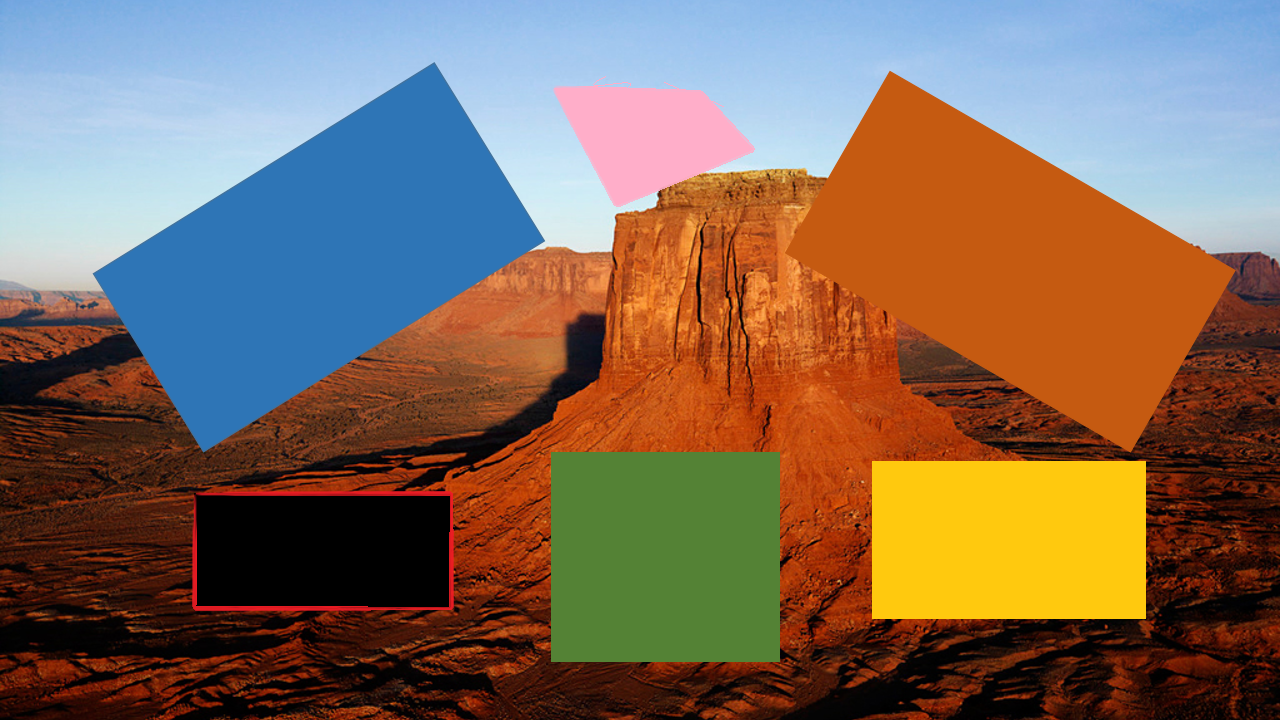
#> input picture images/Target17.bmp, 1280 x 720 px, found by its file name
$ python test5.py   (Python 2 division)   (older library calls are emulated)
#> lines starting #> are read from the running program, lines starting #| are printed output that depends on the picture; after the words box and inside, x2 and y2 are one past the last pixel; in counts of white or black regions, pixels touching at a corner belong together
# encoding: utf-8

#检测边缘
#膨胀时，图像中的物体会向周围“扩张”；腐蚀时，图像中的物体会“收缩”。由于变化区域只发生在边缘，所以这时将两幅图像相减，
#得到的就是图像中物体的边缘。

import cv2
import numpy as np

image = cv2.imread("./images/Target17.bmp",0);
#> image: shape (720, 1280); min 0, max 246, mean 109.8
#构造一个3×3的结构元素
element = cv2.getStructuringElement(cv2.MORPH_RECT,(3, 3))
dilate = cv2.dilate(image, element)
erode = cv2.erode(image, element)
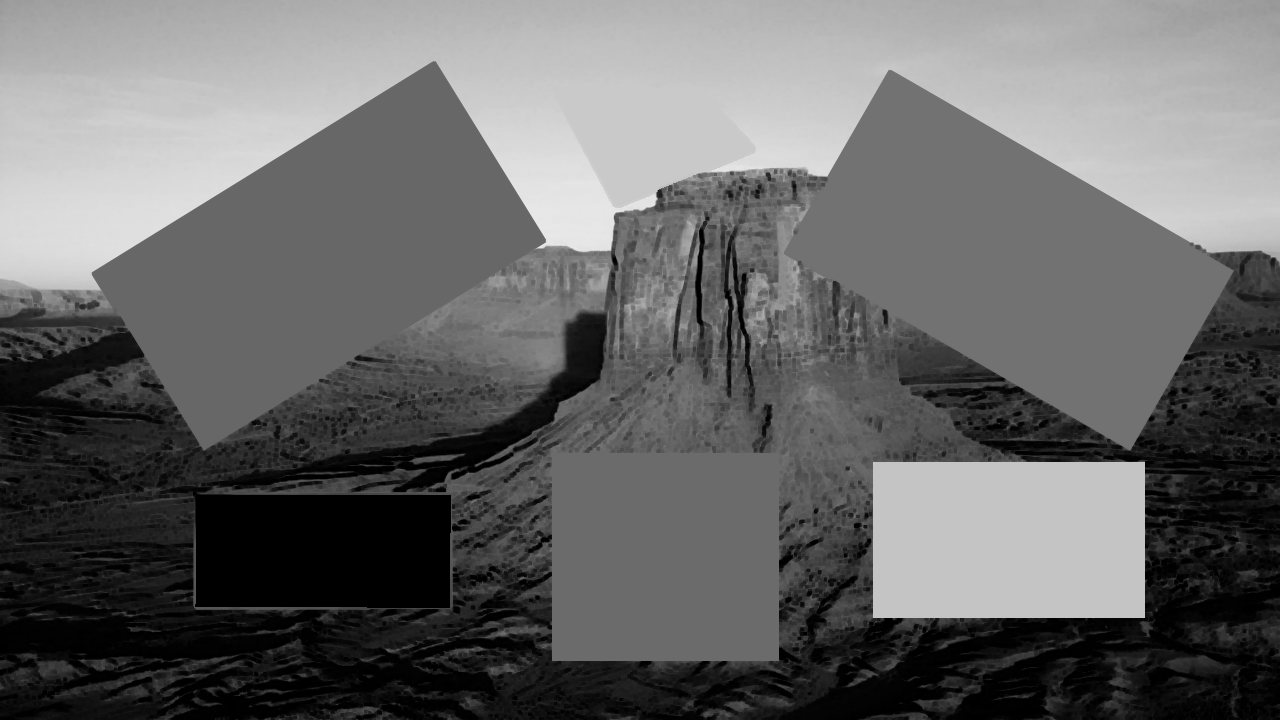
#> erode: shape (720, 1280); min 0, max 232, mean 103.8

erode1 = cv2.dilate(erode, element)
cv2.imshow("erode1",erode1);
#将两幅图像相减获得边，第一个参数是膨胀后的图像，第二个参数是腐蚀后的图像
result = cv2.absdiff(dilate,erode);
cv2.imshow("result",result);
#上面得到的结果是灰度图，将其二值化以便更清楚的观察结果
#retval, result = cv2.threshold(result, 40, 255, cv2.THRESH_BINARY);
retval, result = cv2.threshold(result,0,255, cv2.THRESH_BINARY+cv2.THRESH_OTSU)
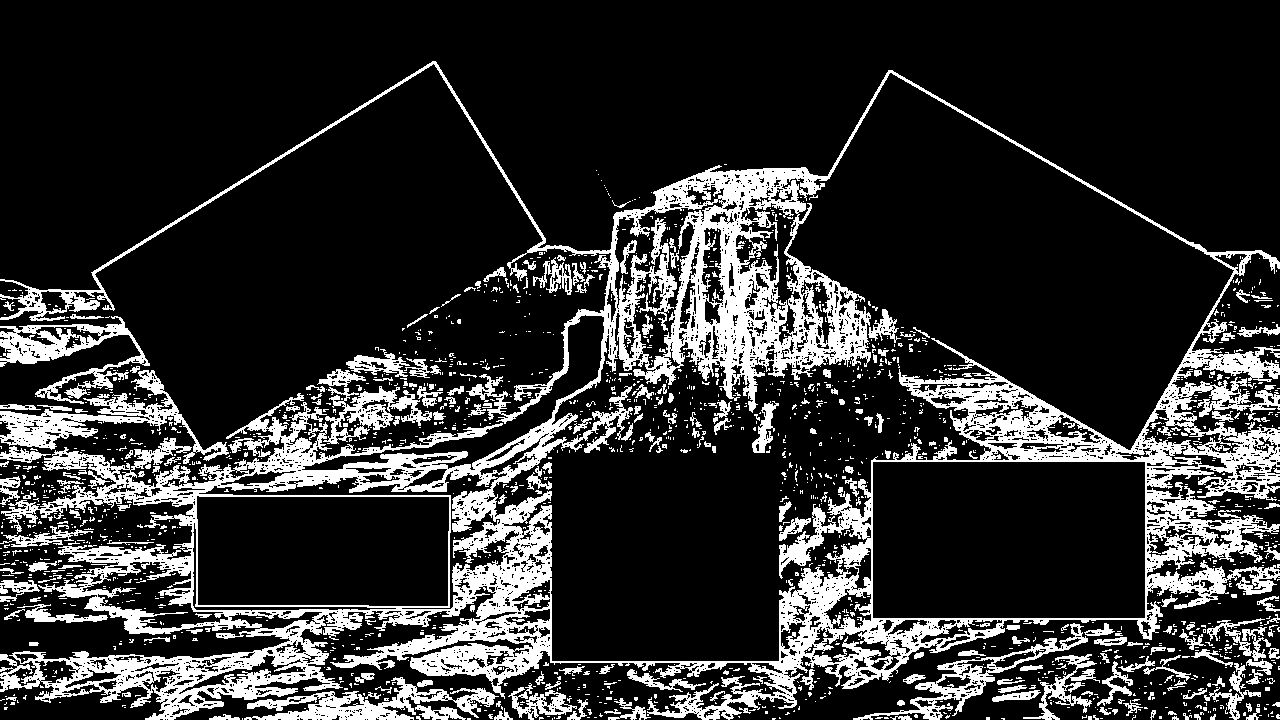
#> result: shape (720, 1280); 19% white; 1765 white regions (1514 under 20 px), largest, box (x1, y1, x2, y2) and area: (0, 61, 1280, 720) 126901, (0, 370, 229, 464) 4655, (0, 316, 150, 404) 3885
#> retval = 24
#反色，即对二值图每个像素取反
result = cv2.bitwise_not(result);
#显示图像


blur = cv2.GaussianBlur(image,(3,3),0)
cv2.imshow("blur",blur);
canny = cv2.Canny(blur,0.5,20,3)
#> canny: shape (720, 1280); 14% white in thin lines or dots
cv2.imshow("canny",canny);
blur = cv2.GaussianBlur(canny,(3,3),0)
cv2.imshow("blur2",blur);
result = cv2.GaussianBlur(result,(3,3),0)
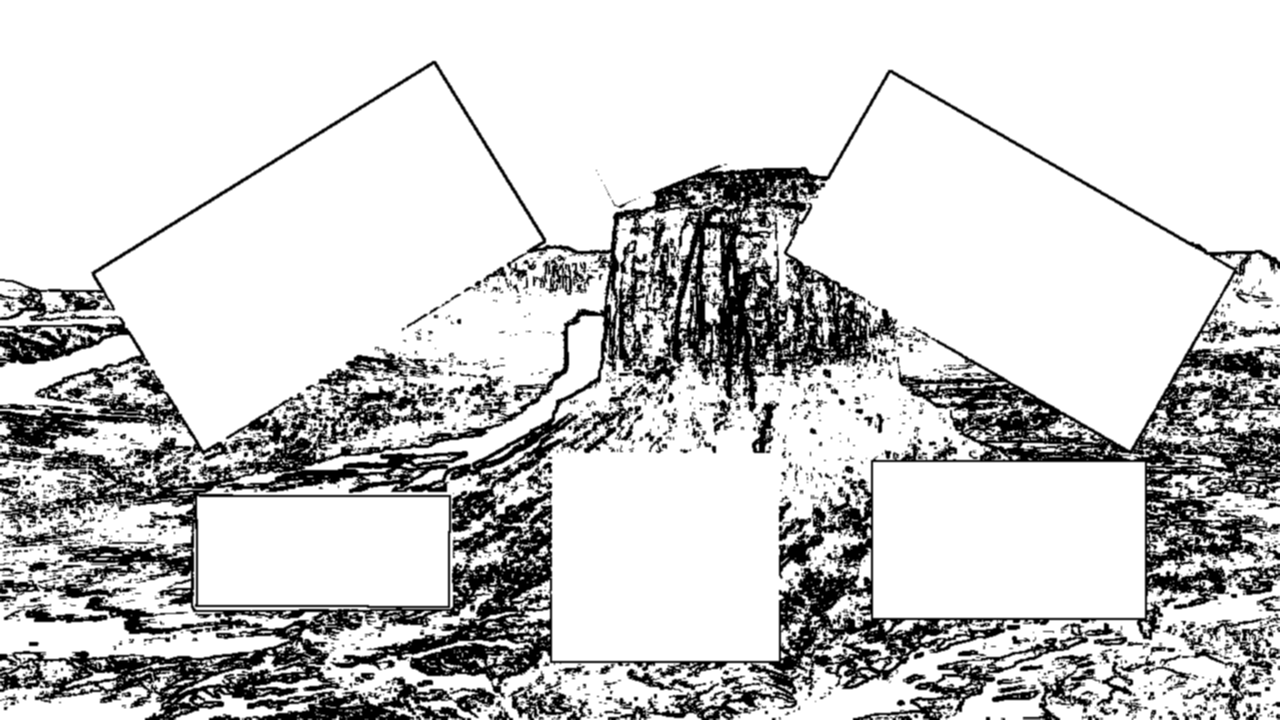
#> result: shape (720, 1280); min 0, max 255, mean 206.5

contours, hierarchy = cv2.findContours(result,cv2.RETR_CCOMP,cv2.CHAIN_APPROX_SIMPLE)
#> contours = 3154 contours, 2521 with area under 20; largest, box (x1, y1, x2, y2) and area: (0, 0, 1280, 720) 914612, (664, 206, 760, 400) 5461, (696, 167, 830, 211) 1983, (465, 556, 552, 620) 1818, (275, 453, 448, 487) 1388
print (len(contours))
#| 3154
ic = 0


emptyImage = np.zeros(image.shape, np.uint8)
for element in contours:
	#cv2.drawContours(emptyImage,element,-1,(0,255,0),2)
	#continue
	epsilon = 0.1 * cv2.arcLength(element, True)
	cnt = cv2.approxPolyDP(element, epsilon, closed=True)
	#########
	x,y,w,h =cv2.boundingRect(element)
	area = cv2.contourArea(cnt)
	if area <10 :
		continue
	#cv2.rectangle(emptyImage,(x,y),(x+w,y+h),(0,255,0),2)
	#continue
	#########

	lc = len(cnt)
	area = cv2.contourArea(cnt)
	if area < 10 or area >100000000000 :
		continue
	if lc== 4 :
		rect = cv2.minAreaRect(cnt)
		x,y,w,h = cv2.boundingRect(cnt)

		#if (abs(w-h) <1) :
		#	continue

		print x,y,w,h


		box = cv2.cv.BoxPoints(rect)
		box = np.int0(box)

		cv2.drawContours(emptyImage,[box],0,(255,255,255),2)
#> this loop made 3154 passes
#> (epsilon, cnt, lc) on passes 8, 20: (2.22, [[296, 715], [296, 719], [303, 719], [299, 714]], 4), (2.59, [[522, 657], [521, 662], [528, 664], [529, 660]], 4)
#> (epsilon, lc, rect) on passes 81, 98, 99, 107: (2.31, 4, ((763, 341.5), (7.42, 3.16), -15.95)), (1.88, 4, ((749.5, 181.5), (5, 5), -90)), (2.31, 4, ((761, 180), (6, 6), -90)), (573.2, 4, ((639.5, 359.5), (719, 1279), -90))
#| 296 714 8 6
#| 256 675 5 6
#| 521 657 9 8
#| 427 640 6 4
#| 802 635 7 4
#| 482 631 6 4
#| 531 576 7 5
#| 519 576 6 5
#> (further printed lines are left out)
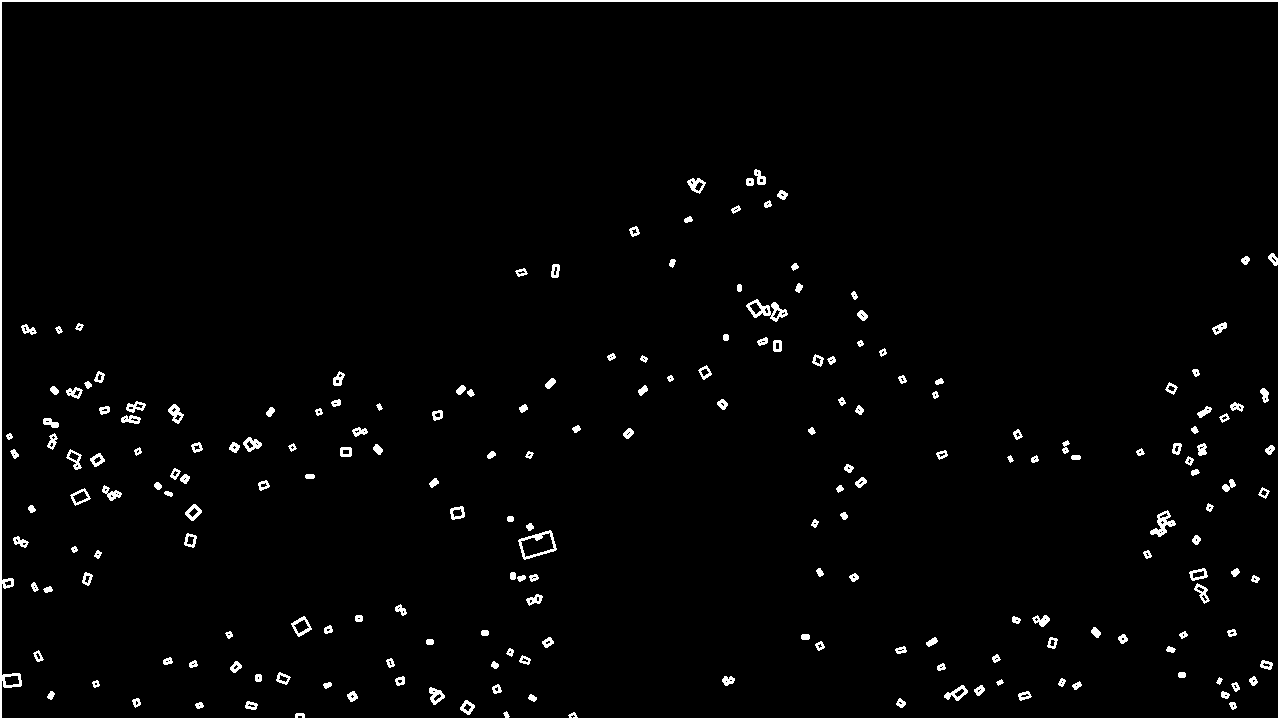
#> emptyImage: shape (720, 1280); 2.4% white; 199 white regions, largest, box (x1, y1, x2, y2) and area: (0, 0, 1280, 720) 8403, (746, 299, 788, 322) 363, (518, 530, 557, 560) 311

print ic


#cv2.drawContours(emptyImage2,contours,-1,(255,255,255),4)

cv2.imshow("emptyImage2", emptyImage)
#cv2.imshow("edges", img)

cv2.waitKey(0)
cv2.destroyAllWindows()
